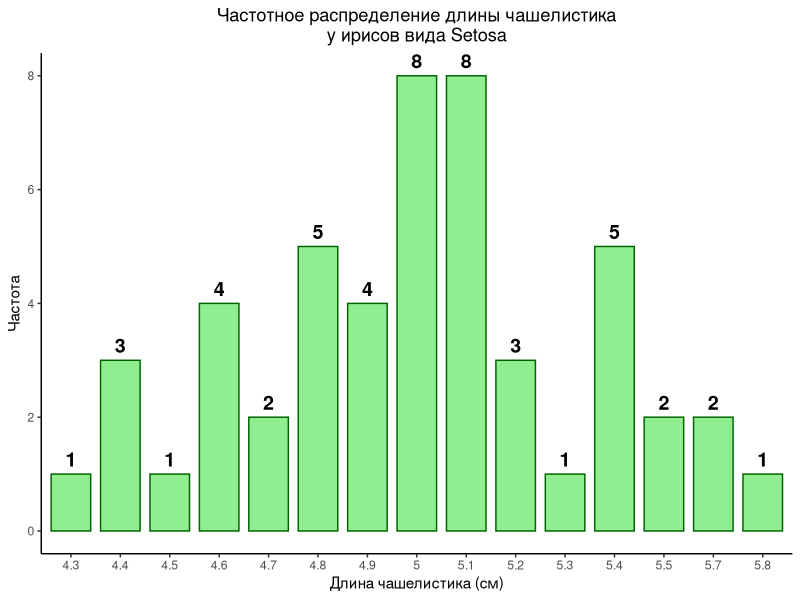
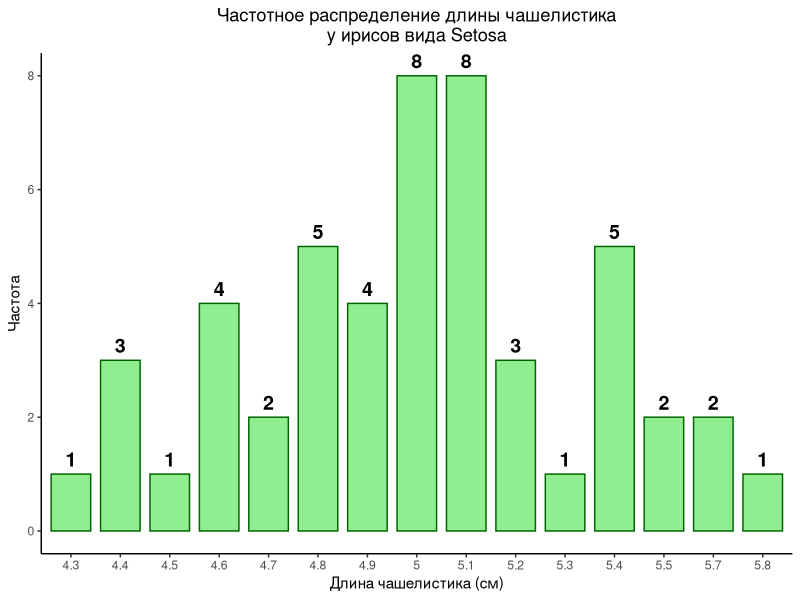

Write R code to recreate these figures, in order.
# #загружаем данные с лекции
install.packages("reshape2")
install.packages("dplyr")
install.packages("tidyr")

# ##задание 1
# ##загружаю датасет
data(iris)

# ##проверяю структуру данных
str(iris)
head(iris)

# ##фильтрую данные только для своего варианта, то есть только для вида "setosa"
iris_setosa <- subset(iris, Species == "setosa")

# ##проверяю, что отфильтровано правильно
table(iris_setosa$Species)

# ##создаю таблицу с помощью пакета "dplyr"
install.packages("dplyr")
library(dplyr)
freq_table <- iris_setosa %>%
  group_by(Sepal.Length) %>%
  summarise(Frequency = n())

# ##меняем названия колонок
colnames(freq_table) <- c("Sepal.Length", "Frequency")

# ##смотрим, что получилось
freq_table

# ###задание 2
# ###сохраняю файл
write.csv(freq_table, "iris_setosa_sepal_length_frequencies.csv", 
          row.names = FALSE, fileEncoding = "UTF-8")

# ###проверяю, что получился датафрейм, а не вектор, потому что, как и в прошлом задании, сначала получился вектор
class(freq_table)

# ####задание 3
# ####загружаю штуку, чтобы сделать таблицу
install.packages("ggplot2")
library(ggplot2)

# ####тут я практически все делала по презентации, дипсик подсказал, как сделать таблицу зеленой
freq_table$Sepal.Length <- as.factor(freq_table$Sepal.Length)
ggplot(data = freq_table, aes(x = Sepal.Length, y = Frequency)) + 
  theme_classic() +
  geom_col(fill = "#90EE90", color = "#006400", width = 0.8) +
  geom_text(aes(label = Frequency), 
            vjust = -0.5, 
            size = 5,
            fontface = "bold") +
  labs(x = "Длина чашелистика (см)", y = "Частота", title = "Частотное распределение длины чашелистика\nу ирисов вида Setosa") +
  theme(plot.title = element_text(hjust = 0.5))

# ####вроде все выглядит супер, сохраняем изображение
ggsave("MyPicture.wmf", plot = last_plot())  

# ####и сохраняем в формате cvs
write.csv(freq_table, "setosa_frequencies.csv", row.names = FALSE)

# #####задание повышенной сложности открыть не получилось, на экране ошибка 404
